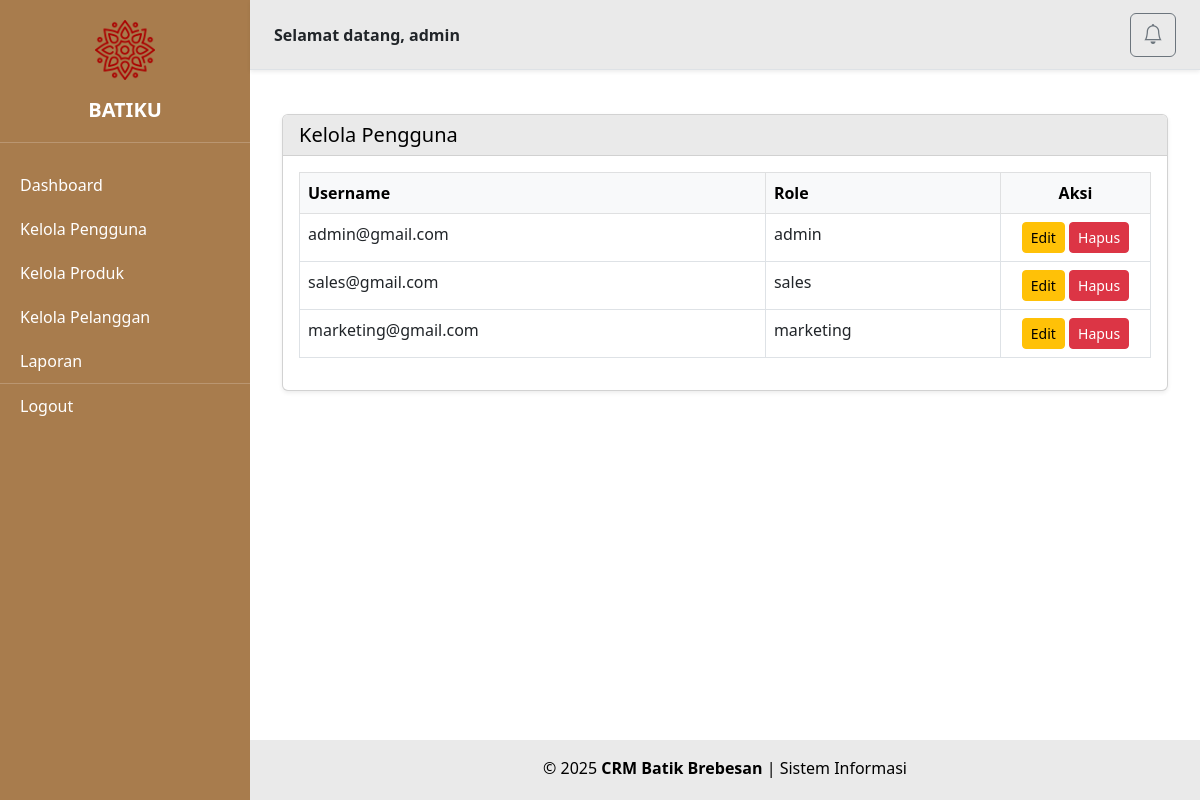
The app's page /pages/kelola_pengguna.php (signed in) with its own data.
### tables this page shows
CREATE TABLE `users` (
  `id` int(11) NOT NULL,
  `username` varchar(100) NOT NULL,
  `password` varchar(255) NOT NULL,
  `role` enum('admin','sales','marketing') NOT NULL
);

### pages/kelola_pengguna.php (the view, shortened to what this page needs)
<!DOCTYPE html>
<html lang="id">
<head>
    <link href="https://cdn.jsdelivr.net/npm/bootstrap@5.3.0/dist/css/bootstrap.min.css" rel="stylesheet">
    <link href="https://cdn.jsdelivr.net/npm/bootstrap-icons@1.10.5/font/bootstrap-icons.css" rel="stylesheet">
</head>
<body>
<?php include '../layout/sidebar.php'; ?>
<div class="main-content">
    <?php include '../layout/header.php'; ?>
      <div class="content-wrapper">
        <div class="container mt-4">
            <div class="card shadow-sm">
                <div class="card-header text-black" style="background-color: #EAEAEA;">
                    <h5 class="mb-0">Kelola Pengguna</h5>
                </div>
                <div class="card-body">
                    <table class="table table-hover table-bordered">
                        <thead class="table-light">
                            <tr>
                                <th>Username</th>
                                <th>Role</th>
                                <th class="text-center">Aksi</th>
                            </tr>
                        </thead>
                        <tbody>
                            <?php
                            include '../config/db.php';
                            $result = $conn->query("SELECT * FROM users");
                            while ($row = $result->fetch_assoc()):
                            ?>
                            <tr>
                                <td><?= htmlspecialchars($row['username']) ?></td>
                                <td><?= htmlspecialchars($row['role']) ?></td>
                                <td class="text-center" style="width: 150px;">
                                    <a href="../proses/edit_user.php?id=<?= $row['id'] ?>" class="btn btn-sm btn-warning">Edit</a>
                                    <a href="../proses/delete_user.php?id=<?= $row['id'] ?>" class="btn btn-sm btn-danger" onclick="return confirm('Yakin ingin menghapus pengguna ini?')">Hapus</a>
                                </td>
                            </tr>
                            <?php endwhile; ?>
                        </tbody>
                    </table>
                </div>
            </div>
        </div>
      </div>
    <?php include '../layout/footer.php'; ?>
</div>
</body>
</html>

### pages/kelola_pengguna.php (style rules this page uses)
html, body { margin: 0; height: 100%; overflow: hidden; }
.card-header { background-color: #EAEAEA; border-bottom: 1px solid #d1d1d1; border-top-left-radius: 12px; border-top-right-radius: 12px; }
.main-content { margin-left: 250px; padding-top: 70px; padding-bottom: 60px; height: 100vh; overflow: hidden; display: flex; flex-direction: column; }
.content-wrapper { flex: 1; overflow-y: auto; padding: 20px; }

### records on screen
users: username "admin@gmail.com", role "admin"
users: username "sales@gmail.com", role "sales"
users: username "marketing@gmail.com", role "marketing"

### other values on screen
$_SESSION['role'] "admin"
